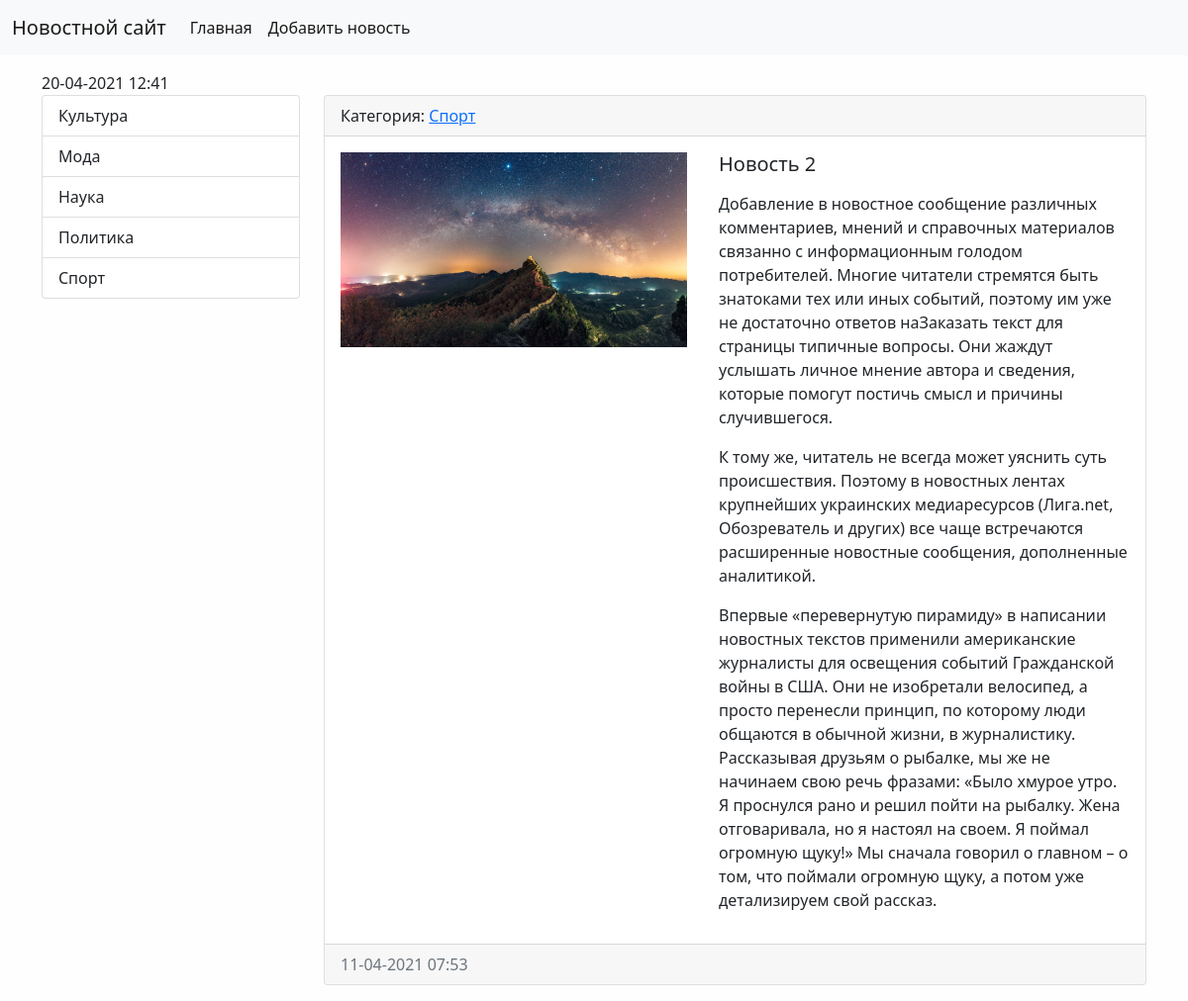
Screenshot of /news/2/ with the database file from the repository.
### news/models.py (models this page shows, shortened)
class Category(models.Model):
    title = models.CharField(max_length=150, db_index=True, verbose_name='Category')
    def get_absolute_url(self):
        return reverse('category', kwargs={"category_id": self.pk})
    class Meta:
        verbose_name = 'Categories'
        verbose_name_plural = 'Category'
        ordering = ['title']

class News(models.Model):
    title = models.CharField(max_length=150, verbose_name='Title')
    content = models.TextField(blank=True, verbose_name='Content')
    created_at = models.DateTimeField(auto_now_add=True, verbose_name='Published at')
    updated_at = models.DateTimeField(auto_now=True, verbose_name='Updated at')
    photo = models.ImageField(upload_to='photos/%Y/%m/%d/', null= True, verbose_name='Photo')
    is_published = models.BooleanField(default=True, verbose_name='Published')
    category = models.ForeignKey('Category', on_delete=models.PROTECT, null=True, verbose_name='Category')
    class Meta:
        verbose_name = 'News'
        verbose_name_plural = 'News'
        ordering = ['-created_at']

### news/views.py (the view)
# urls.py: path('news/<int:pk>/', ViewNews.as_view(), name='view_news'),
class ViewNews(DeleteView):
    model = News
    template_name = 'news/news_detail.html'
    context_object_name = 'news_item'

### news/templatetags/news_tags.py (called while the page is built)
@register.inclusion_tag('news/list_categories.html')
def show_categories():
    categories = Category.objects.all()
    return {'categories': categories}

### news/templates/news/news_detail.html (shortened to what this page needs)
{% extends 'base.html' %}
{% block sidebar %}
{% include 'inc/_sidebar.html' %}
{% endblock %}
{% block content %}
<div class="card mb-3">
    <div class="card-header">
        Категория: <a href="{{ news_item.category.get_absolute_url }}">{{ news_item.category.title }}</a>
    </div>
    <div class="card-body">
        <div class="d-flex">
            <div class="flex-shrink-0">
                {% if news_item.photo %}
                <img src="{{ news_item.photo.url }}" width="350" height="197" alt="" class="me-3">
                {% else %}
                <img src="https://picsum.photos/id/870/350/300?grayscale&blur=2" width="350" height="197" class="me-3" alt="">
                {% endif %}
            </div>
            <div class=" flex-grow-1 ms-3">
                <h5 class="card-title">{{ news_item.title }}</h5>
                <p class="card-text">{{ news_item.content|linebreaks }}</p>
            </div>
        </div>
    </div>
    <div class="card-footer text-muted">
        {{ news_item.created_at|date:"d-m-Y h:i"}}
    </div>
</div>
{% endblock %}

### templates/base.html (shortened to what this page needs)
{% load static %}
<!doctype html>
<html lang="en">
<head>
    <link href="{% static 'bootstrap/css/bootstrap.min.css' %}" rel="stylesheet">
    <link href="{% static 'css/style.css' %}" rel="stylesheet">
</head>
<body>
{% include 'inc/_nav.html' %}
<div class="container mt-3">
    {% now "d-m-Y h:i" %}
    <div class="row">
        <div class="col-md-3">
            {% block sidebar %} Sisebar {% endblock %}
        </div>
        <div class="col-md-9">
            {% block content %} Content {% endblock %}
        </div>
    </div>
</div>
</body>
</html>

### templates/inc/_nav.html (shortened to what this page needs)
<nav class="navbar navbar-expand-lg navbar-light bg-light">
    <div class="container-fluid">
        <a class="navbar-brand" href="{% url 'home' %}">Новостной сайт</a>
        <div class="collapse navbar-collapse" id="navbarSupportedContent">
            <ul class="navbar-nav me-auto mb-2 mb-lg-0">
                <li class="nav-item">
                    <a class="nav-link active" aria-current="page" href="{% url 'home' %}">Главная</a>
                </li>
                <li class="nav-item">
                    <a class="nav-link active" aria-current="page" href="{% url 'add_news' %}">Добавить новость</a>
                </li>
            </ul>
        </div>
    </div>
</nav>

### templates/inc/_sidebar.html (shortened to what this page needs)
{% load news_tags %}
{% show_categories %}

### news/templates/news/list_categories.html
<div class="list-group">
    {% for item in categories %}
    <a href="{{ item.get_absolute_url }}" class="list-group-item list-group-item-action" aria-current="true">
        {{ item.title }}
    </a>
    {% empty %}
    Нет категорий
    {% endfor %}
</div>

### djangosite/static/css/style.css (style rules this page uses)
body { background-color: #fefefe; }

### rows the page displays
Category: title "Культура"
Category: title "Мода"
Category: title "Наука"
Category: title "Политика"
Category: title "Спорт"
News: category "Спорт", photo (picture), title "Новость 2", content "Добавление в новостное сообщение различных комментариев, мнений и справочных материалов связанно с информационным голодом потребителей. Многие читатели стремятся быть знатоками тех или иных событий, поэтому им уже не достаточно ответов наЗаказать текст для страницы типичные вопросы. Они жаждут услышать личное мнение автора и сведения, которые помогут постичь смысл и причины случившегося. К тому же, читатель не всегда может уяснить суть происшествия. Поэтому в новостных лентах крупнейших украинских медиаресурсов (Лига.net, Обозреватель и других) все чаще встречаются расширенные новостные сообщения, дополненные аналитикой. Впервые «перевернутую пирамиду» в написании новостных текстов…", created_at "11-04-2021 07:53"
